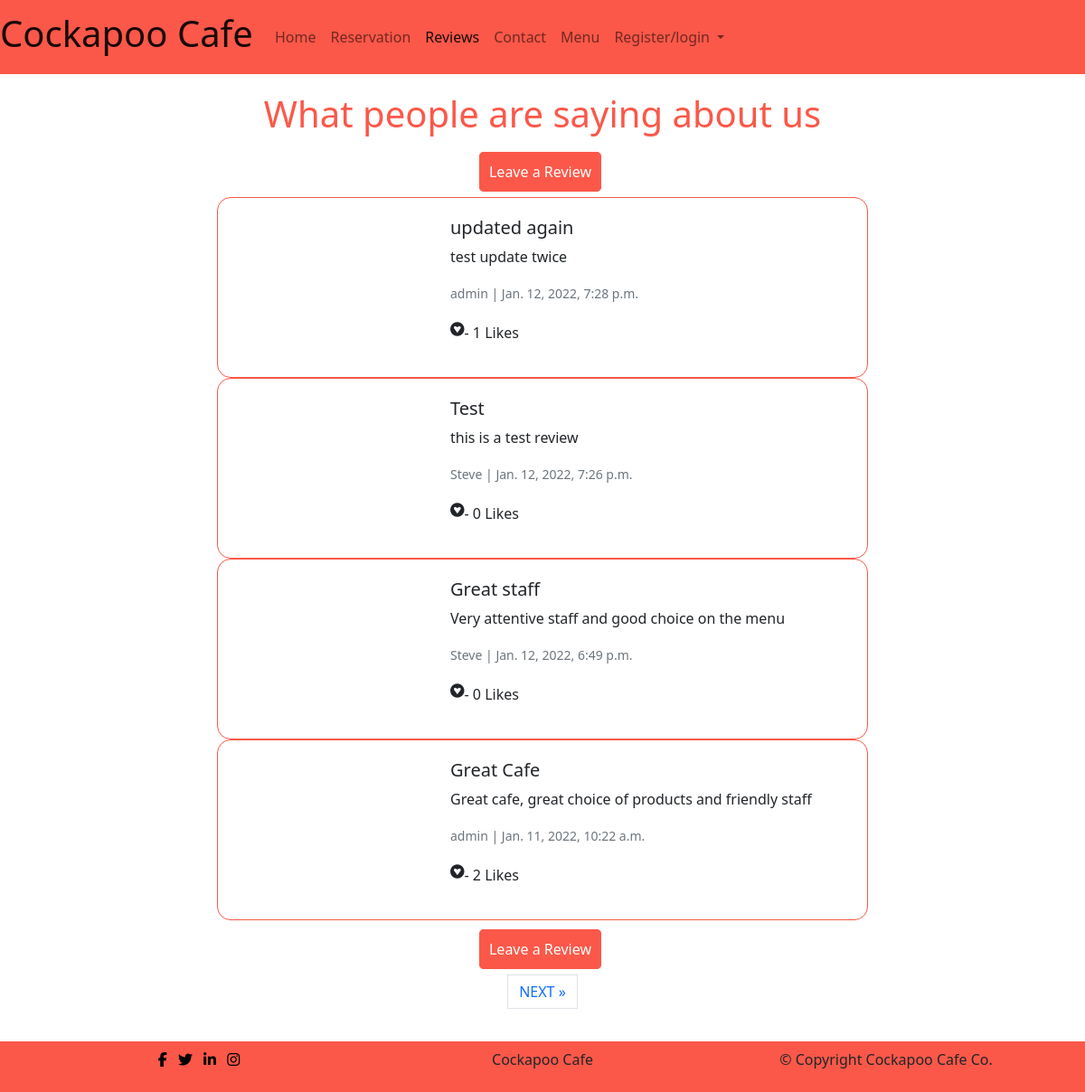
Before: /review/ with the older database file.
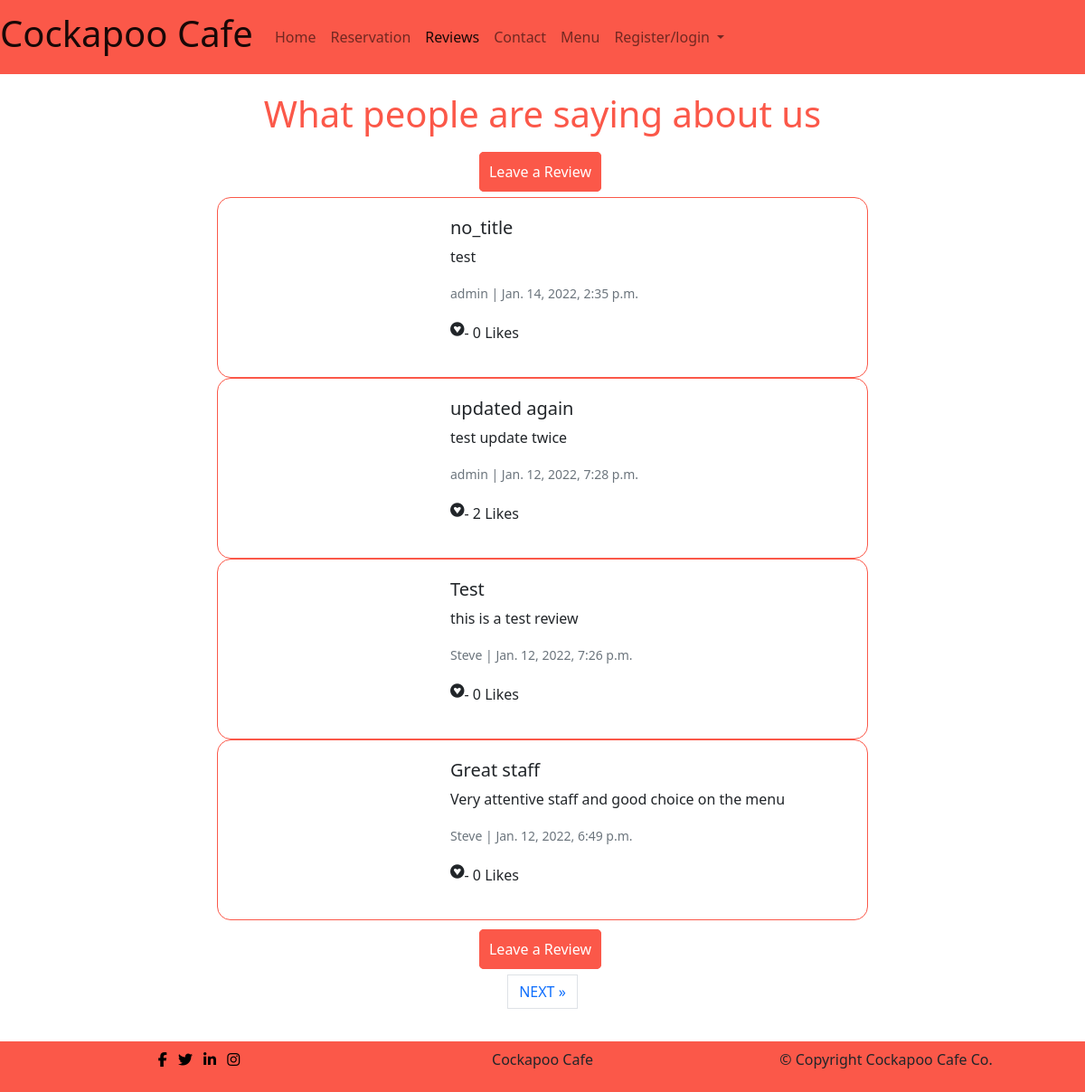
After: the same page with the newer database file.
### review/models.py (models this page shows, shortened)
class Review(models.Model):
    author = models.ForeignKey(
        User, on_delete=models.CASCADE, related_name="User"
    )
    title = models.CharField(max_length=200, default='no_title', null=True,
                             blank=True)
    body = models.TextField()
    image = CloudinaryField('image', default='review_placeholder')
    created_on = models.DateTimeField(auto_now_add=True)
    updated_on = models.DateTimeField(auto_now=True)
    status = models.IntegerField(choices=STATUS, default=0)
    approved = models.BooleanField(default=False)
    likes = models.ManyToManyField(User, related_name='reviews', blank=True)
    class Meta:
        ordering = ["created_on"]
    def total_likes(self):
        return self.likes.count()

### review/views.py (the view, shortened to what this page needs)
# urls.py: path('', views.ReviewListView.as_view(), name="review"),
class ReviewListView(ListView):
    model = Review
    queryset = Review.objects.filter(status=1).order_by('-created_on')
    template_name = 'review/review.html'
    paginate_by = 4

### review/templates/review/review.html (shortened to what this page needs)
{% extends 'base.html' %}
{% load static%}
{% block content %}
  <h1 class="title">What people are saying about us</h1>
  {% if reviewed %}
    <div class="alert alert-success" role="alert">
        Your comment is awaiting approval
    </div>
  {% else %}
  {% if user.is_authenticated %}
    <p class="leave-review"><a class="menu-btn" href="{% url 'create_review' %}">Leave a Review</a></p>
  {% else %}
    <p class="leave-review"><a class="menu-btn" href="{% url 'account_signup' %}">Leave a Review</a></p>
  {% endif %}
  {% endif %}
{% for review in review_list %}
  <div class="card mb-0 col-8 review">
    <div class="row g-0">
      <div class="col-md-4">
      </div>
      <div class="col-md-8">
        <div class="card-body">
          <h5 class="card-title">{{ review.title }}</h5>
          <p class="card-text">{{ review.body }}</p>
          <p class="card-text"><small class="text-muted">{{ review.author }} | {{ review.created_on }}</small></p>
          <p class="inline-flex"><i class="fab fa-gratipay"> </i>- {{ review.total_likes }} Likes</p>
        </div>
      </div>
    </div>
  </div>
{% endfor %}
{% if user.is_authenticated %}
  <p class="leave-review"><a class="menu-btn" href="{% url 'create_review' %}">Leave a Review</a></p>
{% else %}
  <p class="leave-review"><a class="menu-btn" href="{% url 'account_signup' %}">Leave a Review</a></p>
{% endif %}
{% if is_paginated %}
    <nav aria-label="Page navigation">
        <ul class="pagination justify-content-center">
            {% if page_obj.has_next %}
            <li><a href="?page={{ page_obj.next_page_number }}" class="page-link"> NEXT &raquo;</a></li>
            {% endif %}
        </ul>
    </nav>
    {% endif %}
{% endblock %}

Changed rows visible on the page:
no longer on this page (row unchanged): Review: title "Great Cafe", body "Great cafe, great choice of products and friendly staff", author "admin", created_on "Jan. 11, 2022, 10:22 a.m.", total_likes "2"
added Review: title "no_title", body "test", author "admin", created_on "Jan. 14, 2022, 2:35 p.m.", total_likes "0"
computed for Review "updated again": total_likes "1" → "2"
